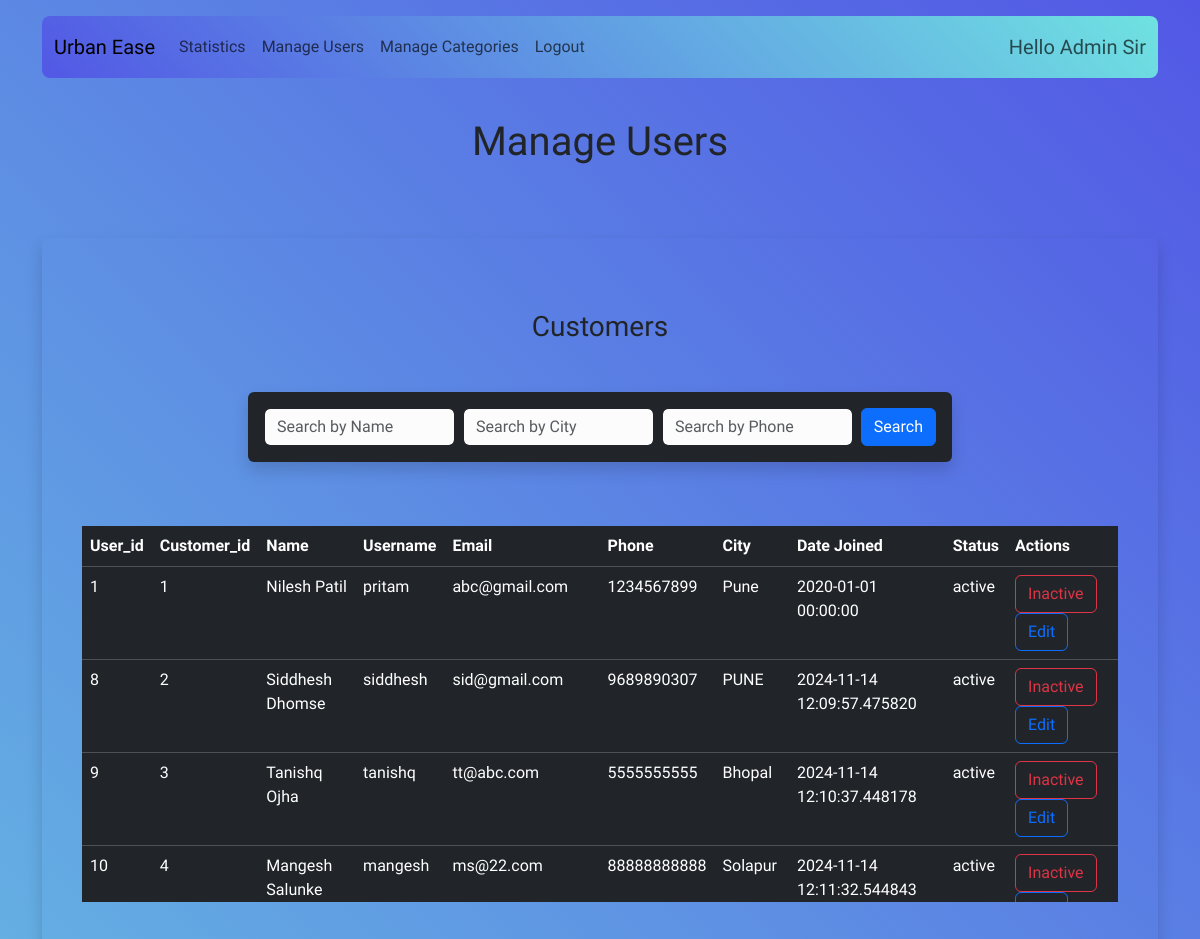
Page /customer/search_services_admin (signed in, upper part) on the earlier database version.
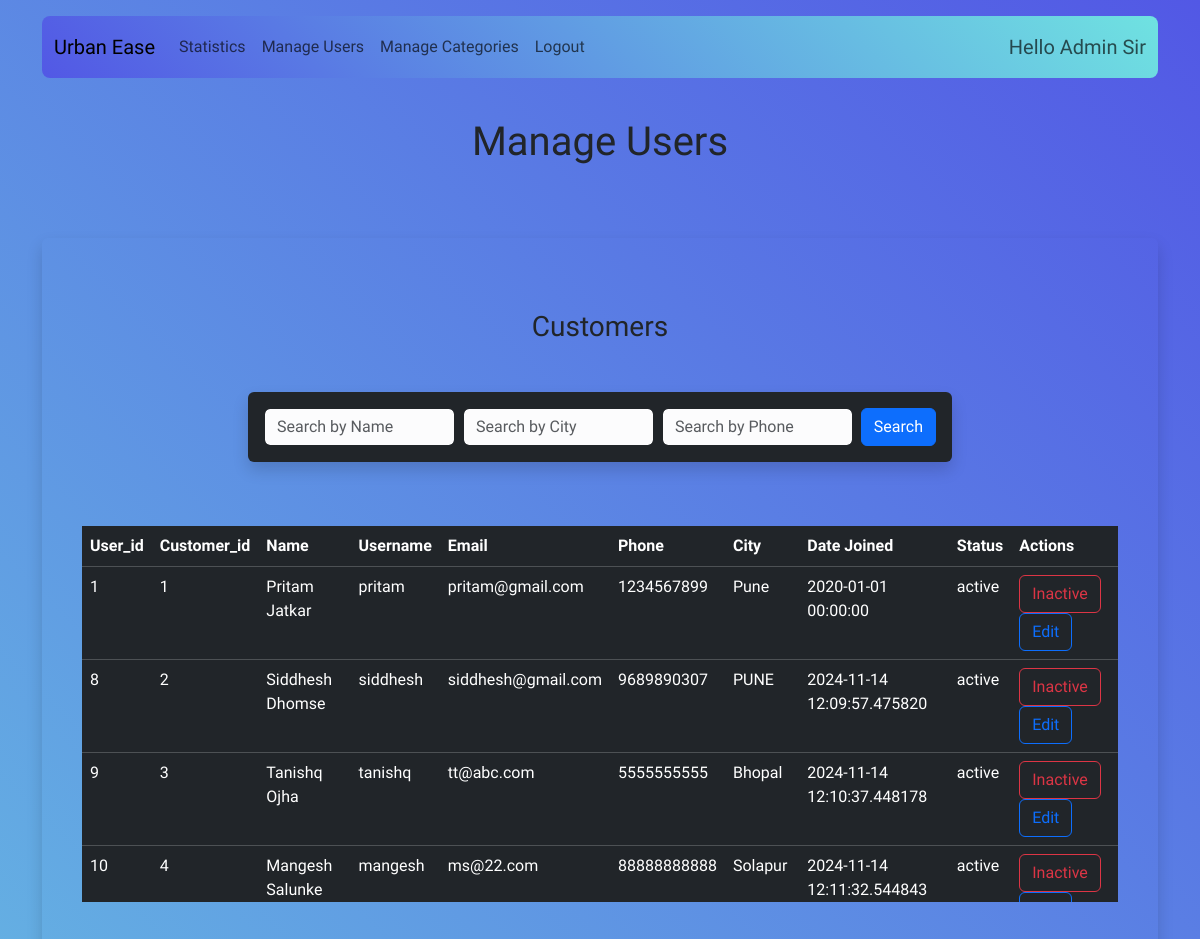
Same page on the later database version.
### application/model.py (models this page shows, shortened)
class User(db.Model, UserMixin):
    id = db.Column(db.Integer, primary_key=True)
    username = db.Column(db.String(80), unique=True, nullable=False)
    email = db.Column(db.String(120), unique=True, nullable=False)
    role = db.Column(db.String(80), nullable=False)
    date_joined = db.Column(db.DateTime, nullable=False)
    password = db.Column(db.String(80), nullable=False)
    customer_det = db.relationship('Customer', backref='user', lazy=True, uselist=False)
    service_professional_det = db.relationship('ServiceProfessional', backref='user', lazy=True, uselist=False)
    @property
    def is_active(self):
        if self.role == 'customer':
            return self.customer_det.status == 'active'
        elif self.role == 'service_professional':
            return self.service_professional_det.status == 'approved'
        elif self.role == 'admin':
            return True
        return False  # For any other role, return False or handle accordingly

class Customer(db.Model):
    id = db.Column(db.Integer, primary_key=True)
    name = db.Column(db.String(80), nullable=False)
    phone = db.Column(db.String(80), nullable=False)
    city = db.Column(db.String(80), nullable=False)
    address = db.Column(db.String(200), nullable=False)
    status = db.Column(db.String(80), nullable=False)  # ('active', 'inactive')
    user_id = db.Column(db.Integer, db.ForeignKey('user.id'), nullable=False)
    service_requests = db.relationship('ServiceRequest', backref='customer', lazy=True)

### application/routes.py (the view)
@app.route('/customer/search_services_admin', methods=['GET'])
@login_required
def search_services_admin():
    query = request.args.get('name', '')  # For name of the service professional
    city = request.args.get('city', '')    # For filtering by city
    service_category = request.args.get('category', '')  # For filtering by service category
    Customers = User.query.join(Customer).filter(User.role == 'customer').all()
    pending_requests = User.query.join(ServiceProfessional).filter(
        (User.role == 'service_professional') &
        (ServiceProfessional.status == 'pending')
    ).all()
    query_filters = User.query.join(ServiceProfessional).filter(
        (User.role == 'service_professional') &
        (ServiceProfessional.status.in_(['approved', 'blacklisted']))
    )  # Filter only approved service professionals
    if query:
        query_filters = query_filters.filter(ServiceProfessional.name.like(f'%{query}%'))
    if city:
        query_filters = query_filters.filter(ServiceProfessional.city.like(f'%{city}%'))
    if service_category:
        query_filters = query_filters.filter(ServiceProfessional.service_category.like(f'%{service_category}%'))
    serviceprofessionals = query_filters.all()
    return render_template('admin_users.html', pending_requests=pending_requests, ServiceProfessionals=serviceprofessionals, query=query, city=city, category=service_category, Customers=Customers)

### application/routes.py (called while the page is built)
@login_manager.user_loader
def load_user(user_id):
    return User.query.get(int(user_id))

### templates/admin_users.html (shortened to what this page needs)
{% if session['role']=='admin' %}
{% extends 'base.html' %}
{% block content %}
<div class="container mb-2 p-3">
    <div class="row">
        <div class="col-md-12">
            <h1 class="text-center">Manage Users</h1>
        </div>
    </div>
</div>
<div class="container my-5 p-4 rounded shadow">
    <h3 class="h3 text-center mb-5 mt-5">Customers</h3>
    <div class="row mb-4">
        <div class="col-12 col-md-8 offset-md-2">
            <form class="d-flex flex-column flex-md-row align-items-center p-3 rounded shadow bg-dark text-light" action="{{ url_for('search_customer') }}" method="GET">
                <input
                    type="text"
                    class="form-control mb-2 mb-md-0 me-md-2 bg-light-subtle text-black border-dark"
                    name="name1"
                    placeholder="Search by Name"
                    value="{{ name1 }}"
                    pattern="[A-Za-z\s]+"
                    title="Name should only contain letters and spaces."
                >
                <input
                    type="text"
                    class="form-control mb-2 mb-md-0 me-md-2 bg-light-subtle text-black border-dark "
                    name="city1"
                    placeholder="Search by City"
                    value="{{ city1 }}"
                    pattern="[A-Za-z\s]+"
                    title="City should only contain letters and spaces."
                >
                <input
                    type="tel"
                    class="form-control mb-2 mb-md-0 me-md-2 bg-light-subtle text-black border-dark"
                    name="phone1"
                    placeholder="Search by Phone"
                    value="{{ phone1 }}"
                    pattern="^\d{10}$"
                    title="Phone number should be exactly 10 digits."
                >
                <button class="btn btn-primary mt-2 mt-md-0" type="submit">Search</button>
            </form>
        </div>
    </div>
<div class="container mb-5 p-3">
 <div class="row">
    <div class="table-responsive" style="max-height: 400px; overflow-y: auto;">
<table class='table table-dark table-hover mt-4'>
    <thead class="thead-dark ">
    <tr>
        <th scope="col">User_id</th>
        <th scope="col">Customer_id</th>
        <th scope="col">Name</th>
        <th scope="col">Username</th>
        <th scope="col">Email</th>
        <th scope="col">Phone</th>
        <th scope="col">City</th>
        <th scope="col">Date Joined</th>
        <th scope="col">Status</th>
        <th scope="col">Actions</th>
    </tr>
    </thead>
    {% for user in Customers %}
    <tr>
        <td>{{ user.id }}</td>
        <td>{{ user.customer_det.id }}</td>
        <td>{{ user.customer_det.name }}</td>
        <td>{{ user.username }}</td>
        <td>{{ user.email }}</td>
        <td>{{ user.customer_det.phone }}</td>
        <td>{{ user.customer_det.city }}</td>
        <td>{{ user.date_joined }}</td>
        <td>{{ user.customer_det.status }}</td>
        <td>
            {%if user.customer_det.status == 'inactive'%}
            <a href="{{url_for('active', id=user.id)}}" role="button" class="btn btn-outline-success">Active</a>
            {%else%}
            <a href="{{url_for('inactive', id=user.id)}}" role="button" class="btn btn-outline-danger">Inactive</a>
            {% endif %}
            <button type="button" class="btn btn-outline-primary" data-bs-toggle="modal" data-bs-target="#editcust_{{user.id}}">
                Edit
            </button>
        </td>
    </tr>
    {% endfor %}
</table>
</div>
</div>
</div>
</div>
</div>
{% endblock %}
{% else %}
<h1>Access Denied</h1>
<p>You do not have permission to access this page</p>
<a href="{{ url_for('home') }}">Go back to home</a>
{% endif %}

Differences in the rows shown:
changed User "pritam": customer_det.name "Nilesh Patil" → "Pritam Jatkar"; email "abc@gmail.com" → "pritam@gmail.com"
changed User "siddhesh": email "sid@gmail.com" → "siddhesh@gmail.com"
